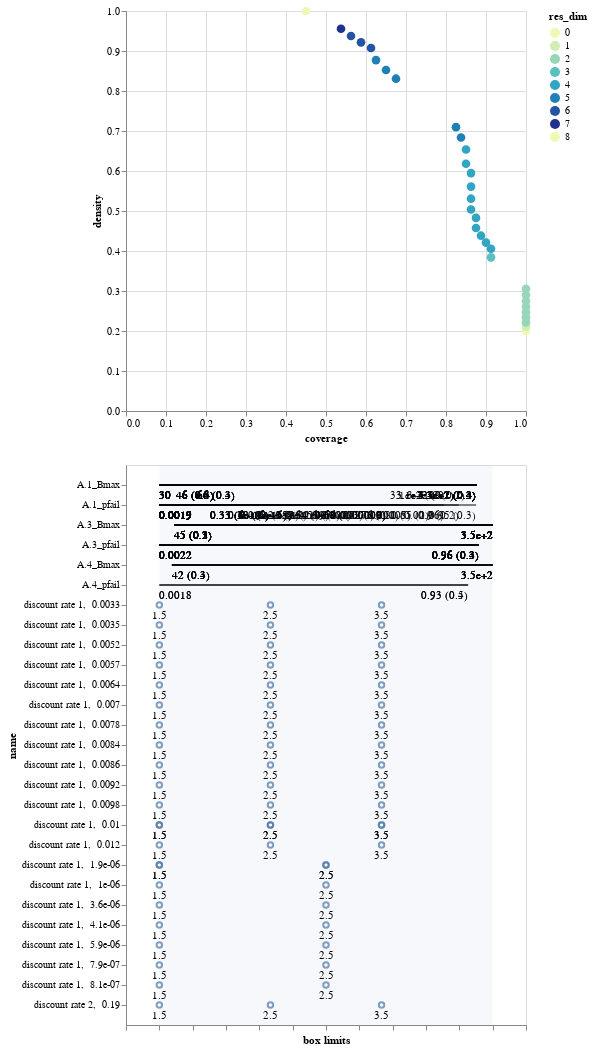

Here is the notebook cell this chart was saved with:
### Code cell
box1.inspect_tradeoff()

### Figure 1 — Vega-Lite specification as saved in the notebook (floating-point values rounded to 4 significant figures)
{"config": {"view": {"continuousWidth": 400, "continuousHeight": 300}}, "vconcat": [{"data": {"name": "data-a80b307d087ff6405961b727b75afb71"}, "mark": {"type": "circle", "size": 75}, "encoding": {"color": {"type": "ordinal", "field": "res_dim", "scale": {"range": ["#eff9b6", "#d0edb3", "#97d6b9", "#5dc0c0", "#31a5c2", "#1f80b8", "#2354a3", "#21318d"]}}, "opacity": {"condition": {"value": 1, "selection": "selector001"}, "value": 0.4}, "tooltip": [{"type": "ordinal", "field": "id"}, {"type": "quantitative", "field": "coverage", "format": ".2"}, {"type": "quantitative", "field": "density", "format": ".2"}, {"type": "ordinal", "field": "res_dim"}], "x": {"type": "quantitative", "field": "coverage"}, "y": {"type": "quantitative", "field": "density"}}, "height": 400, "selection": {"selector001": {"type": "single", "fields": ["id"]}}, "width": 400}, {"layer": [{"data": {"name": "data-cec4ef875bb6d8af3f33193389d2c7b1"}, "mark": "rule", "encoding": {"x": {"type": "quantitative", "axis": {"grid": false, "labels": false, "title": "box limits"}, "field": "x_lower", "scale": {"domain": [0, 1], "padding": 0.1}}, "x2": {"field": "x_upper"}, "y": {"type": "nominal", "field": "name", "scale": {"padding": 1.0}}}, "transform": [{"calculate": "(datum.x1-datum.minimum)/(datum.maximum-datum.minimum)", "as": "x_lower"}, {"calculate": "(datum.x2-datum.minimum)/(datum.maximum-datum.minimum)", "as": "x_upper"}, {"filter": {"selection": "selector001"}}], "width": 400}, {"data": {"name": "data-cec4ef875bb6d8af3f33193389d2c7b1"}, "mark": {"type": "text", "align": "left", "baseline": "top", "dy": 5}, "encoding": {"text": {"type": "ordinal", "field": "text"}, "x": {"type": "quantitative", "axis": {"grid": false, "labels": false, "title": "box limits"}, "field": "x_lower", "scale": {"domain": [0, 1], "padding": 0.1}}, "x2": {"field": "x_upper"}, "y": {"type": "nominal", "field": "name", "scale": {"padding": 1.0}}}, "transform": [{"calculate": "(datum.x1-datum.minimum)/(datum.maximum-datum.minimum)", "as": "x_lower"}, {"calculate": "(datum.x2-datum.minimum)/(datum.maximum-datum.minimum)", "as": "x_upper"}, {"filter": {"selection": "selector001"}}, {"calculate": "datum.qp_lower>0?format(datum.x1, \".2\")+\" (\"+format(datum.qp_lower, \".1~g\")+\")\" :format(datum.x1, \".2\")", "as": "text"}], "width": 400}, {"data": {"name": "data-cec4ef875bb6d8af3f33193389d2c7b1"}, "mark": {"type": "text", "align": "right", "baseline": "top", "dy": 5}, "encoding": {"text": {"type": "ordinal", "field": "text"}, "x": {"type": "quantitative", "field": "x_upper"}, "x2": {"field": "x_upper"}, "y": {"type": "nominal", "field": "name", "scale": {"padding": 1.0}}}, "transform": [{"calculate": "(datum.x1-datum.minimum)/(datum.maximum-datum.minimum)", "as": "x_lower"}, {"calculate": "(datum.x2-datum.minimum)/(datum.maximum-datum.minimum)", "as": "x_upper"}, {"filter": {"selection": "selector001"}}, {"calculate": "datum.qp_upper>0?format(datum.x2, \".2\")+\" (\"+format(datum.qp_upper, \".1\")+\")\" :format(datum.x2, \".2\")", "as": "text"}], "width": 400}, {"data": {"name": "data-bb8d07f6df3d47a6a475317795287b23"}, "mark": {"type": "rect", "opacity": 0.05}, "encoding": {"x": {"type": "quantitative", "field": "start"}, "x2": {"field": "end"}}}, {"data": {"name": "data-0af38d963357fa1bb566c381f0cd9fa9"}, "mark": "point", "encoding": {"x": {"type": "quantitative", "field": "x"}, "y": {"type": "nominal", "field": "name"}}, "transform": [{"filter": {"selection": "selector001"}}], "width": 400}, {"data": {"name": "data-0af38d963357fa1bb566c381f0cd9fa9"}, "mark": {"type": "text", "align": "center", "baseline": "top", "dy": 5}, "encoding": {"text": {"type": "nominal", "field": "item"}, "x": {"type": "quantitative", "field": "x"}, "y": {"type": "nominal", "field": "name"}}, "transform": [{"filter": {"selection": "selector001"}}], "width": 400}]}], "$schema": "https://vega.github.io/schema/vega-lite/v4.8.1.json", "datasets": {"data-a80b307d087ff6405961b727b75afb71": [{"coverage": 1.0, "density": 0.2, "id": 0, "mass": 1.0, "mean": 0.2, "res_dim": 0}, {"coverage": 1.0, "density": 0.2105, "id": 1, "mass": 0.95, "mean": 0.2105, "res_dim": 1}, {"coverage": 1.0, "density": 0.2216, "id": 2, "mass": 0.9025, "mean": 0.2216, "res_dim": 2}, {"coverage": 1.0, "density": 0.2339, "id": 3, "mass": 0.855, "mean": 0.2339, "res_dim": 2}, {"coverage": 1.0, "density": 0.2469, "id": 4, "mass": 0.81, "mean": 0.2469, "res_dim": 2}, {"coverage": 1.0, "density": 0.2606, "id": 5, "mass": 0.7675, "mean": 0.2606, "res_dim": 2}, {"coverage": 1.0, "density": 0.2749, "id": 6, "mass": 0.7275, "mean": 0.2749, "res_dim": 2}, {"coverage": 1.0, "density": 0.2899, "id": 7, "mass": 0.69, "mean": 0.2899, "res_dim": 2}, {"coverage": 1.0, "density": 0.3053, "id": 8, "mass": 0.655, "mean": 0.3053, "res_dim": 2}, {"coverage": 0.9125, "density": 0.3842, "id": 9, "mass": 0.475, "mean": 0.3842, "res_dim": 3}, {"coverage": 0.9125, "density": 0.4056, "id": 10, "mass": 0.45, "mean": 0.4056, "res_dim": 4}, {"coverage": 0.9, "density": 0.4211, "id": 11, "mass": 0.4275, "mean": 0.4211, "res_dim": 4}, {"coverage": 0.8875, "density": 0.4383, "id": 12, "mass": 0.405, "mean": 0.4383, "res_dim": 4}, {"coverage": 0.875, "density": 0.4575, "id": 13, "mass": 0.3825, "mean": 0.4575, "res_dim": 4}, {"coverage": 0.875, "density": 0.4828, "id": 14, "mass": 0.3625, "mean": 0.4828, "res_dim": 4}, {"coverage": 0.8625, "density": 0.5036, "id": 15, "mass": 0.3425, "mean": 0.5036, "res_dim": 4}, {"coverage": 0.8625, "density": 0.5308, "id": 16, "mass": 0.325, "mean": 0.5308, "res_dim": 4}, {"coverage": 0.8625, "density": 0.561, "id": 17, "mass": 0.3075, "mean": 0.561, "res_dim": 4}, {"coverage": 0.8625, "density": 0.5948, "id": 18, "mass": 0.29, "mean": 0.5948, "res_dim": 4}, {"coverage": 0.85, "density": 0.6182, "id": 19, "mass": 0.275, "mean": 0.6182, "res_dim": 4}, {"coverage": 0.85, "density": 0.6538, "id": 20, "mass": 0.26, "mean": 0.6538, "res_dim": 4}, {"coverage": 0.8375, "density": 0.6837, "id": 21, "mass": 0.245, "mean": 0.6837, "res_dim": 5}, {"coverage": 0.825, "density": 0.7097, "id": 22, "mass": 0.2325, "mean": 0.7097, "res_dim": 5}, {"coverage": 0.675, "density": 0.8308, "id": 23, "mass": 0.1625, "mean": 0.8308, "res_dim": 5}, {"coverage": 0.65, "density": 0.8525, "id": 24, "mass": 0.1525, "mean": 0.8525, "res_dim": 5}, {"coverage": 0.625, "density": 0.8772, "id": 25, "mass": 0.1425, "mean": 0.8772, "res_dim": 5}, {"coverage": 0.6125, "density": 0.9074, "id": 26, "mass": 0.135, "mean": 0.9074, "res_dim": 6}, {"coverage": 0.5875, "density": 0.9216, "id": 27, "mass": 0.1275, "mean": 0.9216, "res_dim": 6}, {"coverage": 0.5625, "density": 0.9375, "id": 28, "mass": 0.12, "mean": 0.9375, "res_dim": 6}, {"coverage": 0.5375, "density": 0.9556, "id": 29, "mass": 0.1125, "mean": 0.9556, "res_dim": 7}, {"coverage": 0.45, "density": 1.0, "id": 30, "mass": 0.09, "mean": 1.0, "res_dim": 8}], "data-cec4ef875bb6d8af3f33193389d2c7b1": [{"x1": 30.45, "x2": 334.0, "name": "A.1_Bmax", "id": 1, "minimum": 30.45, "maximum": 349.6, "qp_lower": -1.0, "qp_upper": 0.3231}, {"x1": 30.45, "x2": 334.0, "name": "A.1_Bmax", "id": 2, "minimum": 30.45, "maximum": 349.6, "qp_lower": -1.0, "qp_upper": 0.3222}, {"x1": 0.001869, "x2": 0.9498, "name": "A.1_pfail", "id": 2, "minimum": 0.001869, "maximum": 0.9994, "qp_lower": -1.0, "qp_upper": 0.3222}, {"x1": 30.45, "x2": 334.0, "name": "A.1_Bmax", "id": 3, "minimum": 30.45, "maximum": 349.6, "qp_lower": -1.0, "qp_upper": 0.3311}, {"x1": 0.001869, "x2": 0.8977, "name": "A.1_pfail", "id": 3, "minimum": 0.001869, "maximum": 0.9994, "qp_lower": -1.0, "qp_upper": 0.1598}, {"x1": 30.45, "x2": 334.0, "name": "A.1_Bmax", "id": 4, "minimum": 30.45, "maximum": 349.6, "qp_lower": -1.0, "qp_upper": 0.3205}, {"x1": 0.001869, "x2": 0.853, "name": "A.1_pfail", "id": 4, "minimum": 0.001869, "maximum": 0.9994, "qp_lower": -1.0, "qp_upper": 0.06398}, {"x1": 30.45, "x2": 334.0, "name": "A.1_Bmax", "id": 5, "minimum": 30.45, "maximum": 349.6, "qp_lower": -1.0, "qp_upper": 0.3093}, {"x1": 0.001869, "x2": 0.8102, "name": "A.1_pfail", "id": 5, "minimum": 0.001869, "maximum": 0.9994, "qp_lower": -1.0, "qp_upper": 0.0206}, {"x1": 30.45, "x2": 334.0, "name": "A.1_Bmax", "id": 6, "minimum": 30.45, "maximum": 349.6, "qp_lower": -1.0, "qp_upper": 0.3707}, {"x1": 0.001869, "x2": 0.7556, "name": "A.1_pfail", "id": 6, "minimum": 0.001869, "maximum": 0.9994, "qp_lower": -1.0, "qp_upper": 0.005361}, {"x1": 30.45, "x2": 334.0, "name": "A.1_Bmax", "id": 7, "minimum": 30.45, "maximum": 349.6, "qp_lower": -1.0, "qp_upper": 0.362}, {"x1": 0.001869, "x2": 0.7177, "name": "A.1_pfail", "id": 7, "minimum": 0.001869, "maximum": 0.9994, "qp_lower": -1.0, "qp_upper": 0.001141}, {"x1": 30.45, "x2": 334.0, "name": "A.1_Bmax", "id": 8, "minimum": 30.45, "maximum": 349.6, "qp_lower": -1.0, "qp_upper": 0.3672}, {"x1": 0.001869, "x2": 0.6801, "name": "A.1_pfail", "id": 8, "minimum": 0.001869, "maximum": 0.9994, "qp_lower": -1.0, "qp_upper": 0.0002019}, {"x1": 30.45, "x2": 334.0, "name": "A.1_Bmax", "id": 9, "minimum": 30.45, "maximum": 349.6, "qp_lower": -1.0, "qp_upper": 0.3744}, {"x1": 0.001869, "x2": 0.6801, "name": "A.1_pfail", "id": 9, "minimum": 0.001869, "maximum": 0.9994, "qp_lower": -1.0, "qp_upper": 8.99e-05}, {"x1": 30.45, "x2": 334.0, "name": "A.1_Bmax", "id": 10, "minimum": 30.45, "maximum": 349.6, "qp_lower": -1.0, "qp_upper": 0.3867}, {"x1": 0.001869, "x2": 0.6801, "name": "A.1_pfail", "id": 10, "minimum": 0.001869, "maximum": 0.9994, "qp_lower": -1.0, "qp_upper": 7.631e-05}, {"x1": 44.86, "x2": 349.9, "name": "A.3_Bmax", "id": 10, "minimum": 30.66, "maximum": 349.9, "qp_lower": 0.3028, "qp_upper": -1.0}, {"x1": 46.22, "x2": 334.0, "name": "A.1_Bmax", "id": 11, "minimum": 30.45, "maximum": 349.6, "qp_lower": 0.3673, "qp_upper": 0.3797}, {"x1": 0.001869, "x2": 0.6801, "name": "A.1_pfail", "id": 11, "minimum": 0.001869, "maximum": 0.9994, "qp_lower": -1.0, "qp_upper": 7.056e-05}, {"x1": 44.86, "x2": 349.9, "name": "A.3_Bmax", "id": 11, "minimum": 30.66, "maximum": 349.9, "qp_lower": 0.3129, "qp_upper": -1.0}, {"x1": 46.22, "x2": 334.0, "name": "A.1_Bmax", "id": 12, "minimum": 30.45, "maximum": 349.6, "qp_lower": 0.3565, "qp_upper": 0.3967}, {"x1": 0.001869, "x2": 0.6442, "name": "A.1_pfail", "id": 12, "minimum": 0.001869, "maximum": 0.9994, "qp_lower": -1.0, "qp_upper": 1.632e-05}, {"x1": 44.86, "x2": 349.9, "name": "A.3_Bmax", "id": 12, "minimum": 30.66, "maximum": 349.9, "qp_lower": 0.3018, "qp_upper": -1.0}, {"x1": 46.22, "x2": 334.0, "name": "A.1_Bmax", "id": 13, "minimum": 30.45, "maximum": 349.6, "qp_lower": 0.3442, "qp_upper": 0.389}, {"x1": 0.001869, "x2": 0.6101, "name": "A.1_pfail", "id": 13, "minimum": 0.001869, "maximum": 0.9994, "qp_lower": -1.0, "qp_upper": 3.049e-06}, {"x1": 44.86, "x2": 349.9, "name": "A.3_Bmax", "id": 13, "minimum": 30.66, "maximum": 349.9, "qp_lower": 0.2893, "qp_upper": -1.0}, {"x1": 46.22, "x2": 334.0, "name": "A.1_Bmax", "id": 14, "minimum": 30.45, "maximum": 349.6, "qp_lower": 0.3557, "qp_upper": 0.3795}, {"x1": 0.001869, "x2": 0.5748, "name": "A.1_pfail", "id": 14, "minimum": 0.001869, "maximum": 0.9994, "qp_lower": -1.0, "qp_upper": 2.566e-07}, {"x1": 44.86, "x2": 349.9, "name": "A.3_Bmax", "id": 14, "minimum": 30.66, "maximum": 349.9, "qp_lower": 0.3244, "qp_upper": -1.0}, {"x1": 46.22, "x2": 334.0, "name": "A.1_Bmax", "id": 15, "minimum": 30.45, "maximum": 349.6, "qp_lower": 0.3723, "qp_upper": 0.3706}, {"x1": 0.001869, "x2": 0.5411, "name": "A.1_pfail", "id": 15, "minimum": 0.001869, "maximum": 0.9994, "qp_lower": -1.0, "qp_upper": 3.834e-08}, {"x1": 44.86, "x2": 349.9, "name": "A.3_Bmax", "id": 15, "minimum": 30.66, "maximum": 349.9, "qp_lower": 0.3125, "qp_upper": -1.0}, {"x1": 46.22, "x2": 334.0, "name": "A.1_Bmax", "id": 16, "minimum": 30.45, "maximum": 349.6, "qp_lower": 0.3906, "qp_upper": 0.3925}, {"x1": 0.001869, "x2": 0.509, "name": "A.1_pfail", "id": 16, "minimum": 0.001869, "maximum": 0.9994, "qp_lower": -1.0, "qp_upper": 2.323e-09}, {"x1": 44.86, "x2": 349.9, "name": "A.3_Bmax", "id": 16, "minimum": 30.66, "maximum": 349.9, "qp_lower": 0.2979, "qp_upper": -1.0}, {"x1": 46.22, "x2": 334.0, "name": "A.1_Bmax", "id": 17, "minimum": 30.45, "maximum": 349.6, "qp_lower": 0.4126, "qp_upper": 0.4191}, {"x1": 0.001869, "x2": 0.4791, "name": "A.1_pfail", "id": 17, "minimum": 0.001869, "maximum": 0.9994, "qp_lower": -1.0, "qp_upper": 9.252e-11}, {"x1": 44.86, "x2": 349.9, "name": "A.3_Bmax", "id": 17, "minimum": 30.66, "maximum": 349.9, "qp_lower": 0.3128, "qp_upper": -1.0}, {"x1": 46.22, "x2": 334.0, "name": "A.1_Bmax", "id": 18, "minimum": 30.45, "maximum": 349.6, "qp_lower": 0.3963, "qp_upper": 0.3673}, {"x1": 0.001869, "x2": 0.4438, "name": "A.1_pfail", "id": 18, "minimum": 0.001869, "maximum": 0.9994, "qp_lower": -1.0, "qp_upper": 1.25e-12}, {"x1": 44.86, "x2": 349.9, "name": "A.3_Bmax", "id": 18, "minimum": 30.66, "maximum": 349.9, "qp_lower": 0.2585, "qp_upper": -1.0}, {"x1": 46.22, "x2": 334.0, "name": "A.1_Bmax", "id": 19, "minimum": 30.45, "maximum": 349.6, "qp_lower": 0.4314, "qp_upper": 0.4021}, {"x1": 0.001869, "x2": 0.4205, "name": "A.1_pfail", "id": 19, "minimum": 0.001869, "maximum": 0.9994, "qp_lower": -1.0, "qp_upper": 2.389e-13}, {"x1": 44.86, "x2": 349.9, "name": "A.3_Bmax", "id": 19, "minimum": 30.66, "maximum": 349.9, "qp_lower": 0.2809, "qp_upper": -1.0}, {"x1": 46.22, "x2": 334.0, "name": "A.1_Bmax", "id": 20, "minimum": 30.45, "maximum": 349.6, "qp_lower": 0.4183, "qp_upper": 0.3906}, {"x1": 0.001869, "x2": 0.4001, "name": "A.1_pfail", "id": 20, "minimum": 0.001869, "maximum": 0.9994, "qp_lower": -1.0, "qp_upper": 4.103e-15}, {"x1": 44.86, "x2": 349.9, "name": "A.3_Bmax", "id": 20, "minimum": 30.66, "maximum": 349.9, "qp_lower": 0.2602, "qp_upper": -1.0}, {"x1": 46.22, "x2": 334.0, "name": "A.1_Bmax", "id": 21, "minimum": 30.45, "maximum": 349.6, "qp_lower": 0.4057, "qp_upper": 0.3791}, {"x1": 0.001869, "x2": 0.4001, "name": "A.1_pfail", "id": 21, "minimum": 0.001869, "maximum": 0.9994, "qp_lower": -1.0, "qp_upper": 1.701e-15}, {"x1": 44.86, "x2": 349.9, "name": "A.3_Bmax", "id": 21, "minimum": 30.66, "maximum": 349.9, "qp_lower": 0.2405, "qp_upper": -1.0}, {"x1": 0.002174, "x2": 0.9555, "name": "A.3_pfail", "id": 21, "minimum": 0.002174, "maximum": 0.9976, "qp_lower": -1.0, "qp_upper": 0.3064}, {"x1": 46.22, "x2": 334.0, "name": "A.1_Bmax", "id": 22, "minimum": 30.45, "maximum": 349.6, "qp_lower": 0.3936, "qp_upper": 0.3681}, {"x1": 0.001869, "x2": 0.3826, "name": "A.1_pfail", "id": 22, "minimum": 0.001869, "maximum": 0.9994, "qp_lower": -1.0, "qp_upper": 1.407e-16}, {"x1": 44.86, "x2": 349.9, "name": "A.3_Bmax", "id": 22, "minimum": 30.66, "maximum": 349.9, "qp_lower": 0.2223, "qp_upper": -1.0}, {"x1": 0.002174, "x2": 0.9555, "name": "A.3_pfail", "id": 22, "minimum": 0.002174, "maximum": 0.9976, "qp_lower": -1.0, "qp_upper": 0.2883}, {"x1": 46.22, "x2": 334.0, "name": "A.1_Bmax", "id": 23, "minimum": 30.45, "maximum": 349.6, "qp_lower": 0.4729, "qp_upper": 0.289}, {"x1": 0.001869, "x2": 0.3826, "name": "A.1_pfail", "id": 23, "minimum": 0.001869, "maximum": 0.9994, "qp_lower": -1.0, "qp_upper": 4.656e-15}, {"x1": 44.86, "x2": 349.9, "name": "A.3_Bmax", "id": 23, "minimum": 30.66, "maximum": 349.9, "qp_lower": 0.289, "qp_upper": -1.0}, {"x1": 0.002174, "x2": 0.9555, "name": "A.3_pfail", "id": 23, "minimum": 0.002174, "maximum": 0.9976, "qp_lower": -1.0, "qp_upper": 0.289}, {"x1": 66.47, "x2": 334.0, "name": "A.1_Bmax", "id": 24, "minimum": 30.45, "maximum": 349.6, "qp_lower": 0.308, "qp_upper": 0.2696}, {"x1": 0.001869, "x2": 0.3826, "name": "A.1_pfail", "id": 24, "minimum": 0.001869, "maximum": 0.9994, "qp_lower": -1.0, "qp_upper": 9.474e-15}, {"x1": 44.86, "x2": 349.9, "name": "A.3_Bmax", "id": 24, "minimum": 30.66, "maximum": 349.9, "qp_lower": 0.2696, "qp_upper": -1.0}, {"x1": 0.002174, "x2": 0.9555, "name": "A.3_pfail", "id": 24, "minimum": 0.002174, "maximum": 0.9976, "qp_lower": -1.0, "qp_upper": 0.2696}, {"x1": 66.47, "x2": 334.0, "name": "A.1_Bmax", "id": 25, "minimum": 30.45, "maximum": 349.6, "qp_lower": 0.2618, "qp_upper": 0.2296}, {"x1": 0.001869, "x2": 0.3313, "name": "A.1_pfail", "id": 25, "minimum": 0.001869, "maximum": 0.9994, "qp_lower": -1.0, "qp_upper": 5.017e-16}, {"x1": 44.86, "x2": 349.9, "name": "A.3_Bmax", "id": 25, "minimum": 30.66, "maximum": 349.9, "qp_lower": 0.154, "qp_upper": -1.0}, {"x1": 0.002174, "x2": 0.9555, "name": "A.3_pfail", "id": 25, "minimum": 0.002174, "maximum": 0.9976, "qp_lower": -1.0, "qp_upper": 0.2296}, {"x1": 66.47, "x2": 334.0, "name": "A.1_Bmax", "id": 26, "minimum": 30.45, "maximum": 349.6, "qp_lower": 0.3523, "qp_upper": 0.3177}, {"x1": 0.001869, "x2": 0.3313, "name": "A.1_pfail", "id": 26, "minimum": 0.001869, "maximum": 0.9994, "qp_lower": -1.0, "qp_upper": 4.3e-16}, {"x1": 44.86, "x2": 349.9, "name": "A.3_Bmax", "id": 26, "minimum": 30.66, "maximum": 349.9, "qp_lower": 0.2123, "qp_upper": -1.0}, {"x1": 0.002174, "x2": 0.9555, "name": "A.3_pfail", "id": 26, "minimum": 0.002174, "maximum": 0.9976, "qp_lower": -1.0, "qp_upper": 0.3177}, {"x1": 42.28, "x2": 349.5, "name": "A.4_Bmax", "id": 26, "minimum": 30.27, "maximum": 349.5, "qp_lower": 0.335, "qp_upper": -1.0}, {"x1": 66.47, "x2": 323.2, "name": "A.1_Bmax", "id": 27, "minimum": 30.45, "maximum": 349.6, "qp_lower": 0.3338, "qp_upper": 0.2195}, {"x1": 0.001869, "x2": 0.3313, "name": "A.1_pfail", "id": 27, "minimum": 0.001869, "maximum": 0.9994, "qp_lower": -1.0, "qp_upper": 6.565e-16}, {"x1": 44.86, "x2": 349.9, "name": "A.3_Bmax", "id": 27, "minimum": 30.66, "maximum": 349.9, "qp_lower": 0.1923, "qp_upper": -1.0}, {"x1": 0.002174, "x2": 0.9555, "name": "A.3_pfail", "id": 27, "minimum": 0.002174, "maximum": 0.9976, "qp_lower": -1.0, "qp_upper": 0.3011}, {"x1": 42.28, "x2": 349.5, "name": "A.4_Bmax", "id": 27, "minimum": 30.27, "maximum": 349.5, "qp_lower": 0.3175, "qp_upper": -1.0}, {"x1": 66.47, "x2": 312.9, "name": "A.1_Bmax", "id": 28, "minimum": 30.45, "maximum": 349.6, "qp_lower": 0.3099, "qp_upper": 0.1338}, {"x1": 0.001869, "x2": 0.3313, "name": "A.1_pfail", "id": 28, "minimum": 0.001869, "maximum": 0.9994, "qp_lower": -1.0, "qp_upper": 4.601e-16}, {"x1": 44.86, "x2": 349.9, "name": "A.3_Bmax", "id": 28, "minimum": 30.66, "maximum": 349.9, "qp_lower": 0.1684, "qp_upper": -1.0}, {"x1": 0.002174, "x2": 0.9555, "name": "A.3_pfail", "id": 28, "minimum": 0.002174, "maximum": 0.9976, "qp_lower": -1.0, "qp_upper": 0.2799}, {"x1": 42.28, "x2": 349.5, "name": "A.4_Bmax", "id": 28, "minimum": 30.27, "maximum": 349.5, "qp_lower": 0.2949, "qp_upper": -1.0}, {"x1": 66.47, "x2": 312.9, "name": "A.1_Bmax", "id": 29, "minimum": 30.45, "maximum": 349.6, "qp_lower": 0.2778, "qp_upper": 0.1027}, {"x1": 0.001869, "x2": 0.3313, "name": "A.1_pfail", "id": 29, "minimum": 0.001869, "maximum": 0.9994, "qp_lower": -1.0, "qp_upper": 5.918e-16}, {"x1": 44.86, "x2": 349.9, "name": "A.3_Bmax", "id": 29, "minimum": 30.66, "maximum": 349.9, "qp_lower": 0.2512, "qp_upper": -1.0}, {"x1": 0.002174, "x2": 0.9555, "name": "A.3_pfail", "id": 29, "minimum": 0.002174, "maximum": 0.9976, "qp_lower": -1.0, "qp_upper": 0.4307}, {"x1": 42.28, "x2": 349.5, "name": "A.4_Bmax", "id": 29, "minimum": 30.27, "maximum": 349.5, "qp_lower": 0.2645, "qp_upper": -1.0}, {"x1": 0.001802, "x2": 0.9261, "name": "A.4_pfail", "id": 29, "minimum": 0.001802, "maximum": 0.9995, "qp_lower": -1.0, "qp_upper": 0.4602}, {"x1": 66.47, "x2": 312.9, "name": "A.1_Bmax", "id": 30, "minimum": 30.45, "maximum": 349.6, "qp_lower": 0.3925, "qp_upper": 0.0694}, {"x1": 0.001869, "x2": 0.3313, "name": "A.1_pfail", "id": 30, "minimum": 0.001869, "maximum": 0.9994, "qp_lower": -1.0, "qp_upper": 5.66e-14}, {"x1": 44.86, "x2": 349.9, "name": "A.3_Bmax", "id": 30, "minimum": 30.66, "maximum": 349.9, "qp_lower": 0.1428, "qp_upper": -1.0}, {"x1": 0.002174, "x2": 0.9555, "name": "A.3_pfail", "id": 30, "minimum": 0.002174, "maximum": 0.9976, "qp_lower": -1.0, "qp_upper": 0.3729}, {"x1": 42.28, "x2": 349.5, "name": "A.4_Bmax", "id": 30, "minimum": 30.27, "maximum": 349.5, "qp_lower": 0.3829, "qp_upper": -1.0}, {"x1": 0.001802, "x2": 0.9261, "name": "A.4_pfail", "id": 30, "minimum": 0.001802, "maximum": 0.9995, "qp_lower": -1.0, "qp_upper": 0.3925}], "data-bb8d07f6df3d47a6a475317795287b23": [{"start": 0, "end": 1}], "data-0af38d963357fa1bb566c381f0cd9fa9": [{"name": "discount rate 1,  0.012", "n_items": 4, "item": 1.5, "id": 9, "x": 0.0}, {"name": "discount rate 1,  0.012", "n_items": 4, "item": 2.5, "id": 9, "x": 0.3333}, {"name": "discount rate 1,  0.012", "n_items": 4, "item": 3.5, "id": 9, "x": 0.6667}, {"name": "discount rate 1,  0.0086", "n_items": 4, "item": 1.5, "id": 10, "x": 0.0}, {"name": "discount rate 1,  0.0086", "n_items": 4, "item": 2.5, "id": 10, "x": 0.3333}, {"name": "discount rate 1,  0.0086", "n_items": 4, "item": 3.5, "id": 10, "x": 0.6667}, {"name": "discount rate 1,  0.0092", "n_items": 4, "item": 1.5, "id": 11, "x": 0.0}, {"name": "discount rate 1,  0.0092", "n_items": 4, "item": 2.5, "id": 11, "x": 0.3333}, {"name": "discount rate 1,  0.0092", "n_items": 4, "item": 3.5, "id": 11, "x": 0.6667}, {"name": "discount rate 1,  0.0098", "n_items": 4, "item": 1.5, "id": 12, "x": 0.0}, {"name": "discount rate 1,  0.0098", "n_items": 4, "item": 2.5, "id": 12, "x": 0.3333}, {"name": "discount rate 1,  0.0098", "n_items": 4, "item": 3.5, "id": 12, "x": 0.6667}, {"name": "discount rate 1,  0.01", "n_items": 4, "item": 1.5, "id": 13, "x": 0.0}, {"name": "discount rate 1,  0.01", "n_items": 4, "item": 2.5, "id": 13, "x": 0.3333}, {"name": "discount rate 1,  0.01", "n_items": 4, "item": 3.5, "id": 13, "x": 0.6667}, {"name": "discount rate 1,  0.01", "n_items": 4, "item": 1.5, "id": 14, "x": 0.0}, {"name": "discount rate 1,  0.01", "n_items": 4, "item": 2.5, "id": 14, "x": 0.3333}, {"name": "discount rate 1,  0.01", "n_items": 4, "item": 3.5, "id": 14, "x": 0.6667}, {"name": "discount rate 1,  0.0078", "n_items": 4, "item": 1.5, "id": 15, "x": 0.0}, {"name": "discount rate 1,  0.0078", "n_items": 4, "item": 2.5, "id": 15, "x": 0.3333}, {"name": "discount rate 1,  0.0078", "n_items": 4, "item": 3.5, "id": 15, "x": 0.6667}, {"name": "discount rate 1,  0.007", "n_items": 4, "item": 1.5, "id": 16, "x": 0.0}, {"name": "discount rate 1,  0.007", "n_items": 4, "item": 2.5, "id": 16, "x": 0.3333}, {"name": "discount rate 1,  0.007", "n_items": 4, "item": 3.5, "id": 16, "x": 0.6667}, {"name": "discount rate 1,  0.0052", "n_items": 4, "item": 1.5, "id": 17, "x": 0.0}, {"name": "discount rate 1,  0.0052", "n_items": 4, "item": 2.5, "id": 17, "x": 0.3333}, {"name": "discount rate 1,  0.0052", "n_items": 4, "item": 3.5, "id": 17, "x": 0.6667}, {"name": "discount rate 1,  0.0057", "n_items": 4, "item": 1.5, "id": 18, "x": 0.0}, {"name": "discount rate 1,  0.0057", "n_items": 4, "item": 2.5, "id": 18, "x": 0.3333}, {"name": "discount rate 1,  0.0057", "n_items": 4, "item": 3.5, "id": 18, "x": 0.6667}, {"name": "discount rate 1,  0.0084", "n_items": 4, "item": 1.5, "id": 19, "x": 0.0}, {"name": "discount rate 1,  0.0084", "n_items": 4, "item": 2.5, "id": 19, "x": 0.3333}, {"name": "discount rate 1,  0.0084", "n_items": 4, "item": 3.5, "id": 19, "x": 0.6667}, {"name": "discount rate 1,  0.0064", "n_items": 4, "item": 1.5, "id": 20, "x": 0.0}, {"name": "discount rate 1,  0.0064", "n_items": 4, "item": 2.5, "id": 20, "x": 0.3333}, {"name": "discount rate 1,  0.0064", "n_items": 4, "item": 3.5, "id": 20, "x": 0.6667}, {"name": "discount rate 1,  0.0035", "n_items": 4, "item": 1.5, "id": 21, "x": 0.0}, {"name": "discount rate 1,  0.0035", "n_items": 4, "item": 2.5, "id": 21, "x": 0.3333}, {"name": "discount rate 1,  0.0035", "n_items": 4, "item": 3.5, "id": 21, "x": 0.6667}, {"name": "discount rate 1,  0.0033", "n_items": 4, "item": 1.5, "id": 22, "x": 0.0}, {"name": "discount rate 1,  0.0033", "n_items": 4, "item": 2.5, "id": 22, "x": 0.3333}, {"name": "discount rate 1,  0.0033", "n_items": 4, "item": 3.5, "id": 22, "x": 0.6667}, {"name": "discount rate 1,  5.9e-06", "n_items": 3, "item": 1.5, "id": 23, "x": 0.0}, {"name": "discount rate 1,  5.9e-06", "n_items": 3, "item": 2.5, "id": 23, "x": 0.5}, {"name": "discount rate 1,  4.1e-06", "n_items": 3, "item": 1.5, "id": 24, "x": 0.0}, {"name": "discount rate 1,  4.1e-06", "n_items": 3, "item": 2.5, "id": 24, "x": 0.5}, {"name": "discount rate 1,  1.9e-06", "n_items": 3, "item": 1.5, "id": 25, "x": 0.0}, {"name": "discount rate 1,  1.9e-06", "n_items": 3, "item": 2.5, "id": 25, "x": 0.5}, {"name": "discount rate 1,  1.9e-06", "n_items": 3, "item": 1.5, "id": 26, "x": 0.0}, {"name": "discount rate 1,  1.9e-06", "n_items": 3, "item": 2.5, "id": 26, "x": 0.5}, {"name": "discount rate 1,  1e-06", "n_items": 3, "item": 1.5, "id": 27, "x": 0.0}, {"name": "discount rate 1,  1e-06", "n_items": 3, "item": 2.5, "id": 27, "x": 0.5}, {"name": "discount rate 1,  7.9e-07", "n_items": 3, "item": 1.5, "id": 28, "x": 0.0}, {"name": "discount rate 1,  7.9e-07", "n_items": 3, "item": 2.5, "id": 28, "x": 0.5}, {"name": "discount rate 1,  8.1e-07", "n_items": 3, "item": 1.5, "id": 29, "x": 0.0}, {"name": "discount rate 1,  8.1e-07", "n_items": 3, "item": 2.5, "id": 29, "x": 0.5}, {"name": "discount rate 1,  3.6e-06", "n_items": 3, "item": 1.5, "id": 30, "x": 0.0}, {"name": "discount rate 1,  3.6e-06", "n_items": 3, "item": 2.5, "id": 30, "x": 0.5}, {"name": "discount rate 2,  0.19", "n_items": 4, "item": 1.5, "id": 30, "x": 0.0}, {"name": "discount rate 2,  0.19", "n_items": 4, "item": 2.5, "id": 30, "x": 0.3333}, {"name": "discount rate 2,  0.19", "n_items": 4, "item": 3.5, "id": 30, "x": 0.6667}]}}
